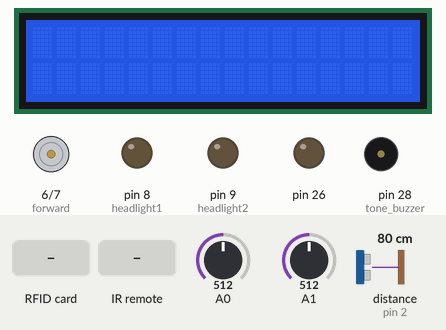
Simulated run of this program. Board: Arduino Mega 2560, built with avr-gcc and run on an emulated ATmega2560. On the bench: 16×2 character LCD, motor-driver pin pairs drawn as motors (green arrow = first pin HIGH = forward, orange = second pin HIGH = backward, longer = more drive), output pins drawn as LEDs (lit = HIGH), buzzer (waves = sounding). The inputs (shaded band) are chosen by the test bench; at power-on: A0 = 512, A1 = 512, distance to the obstacle (sensor on pin 2) 80 cm. The echo pulse lasts 58.3 µs per cm; pins used as bus, display or sensor lines are not drawn; what the program prints to the serial monitor is not drawn.

Above: at 1.3 s.
1.4 s: RFID card 5E 7A 19 C4 held to the reader
At 3.5 s:
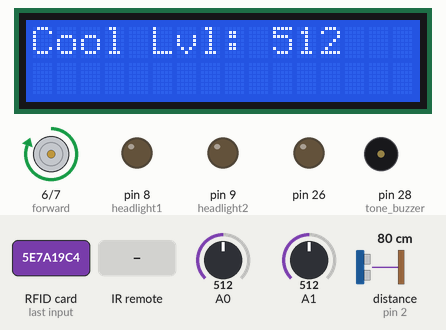
3.9 s: RFID card E9 54 AE B0 held to the reader
At 6.3 s:
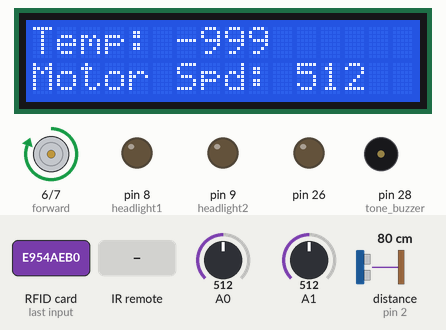
6.4 s: infrared code 0xFF30CF received
At 7.8 s:
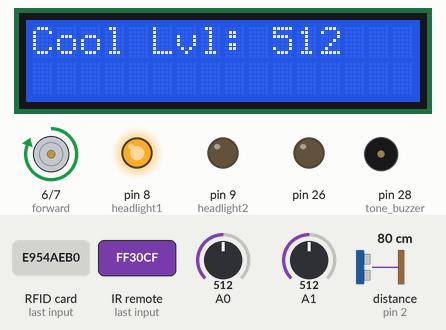
8.4 s: RFID card E9 54 AE B0 held to the reader
At 9.2 s:
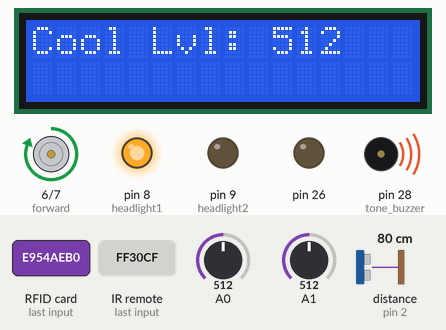
11.4 s: infrared code 0xFF18E7 received
At 11.8 s:
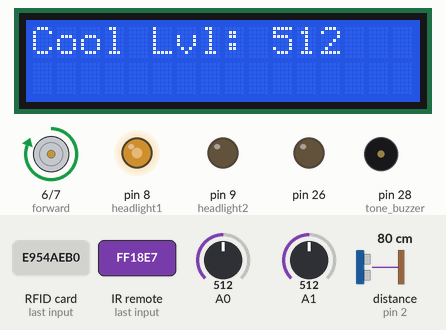
Timing chart, 0 to 13.9 s (numbered marks = the images above; inputs shaded):
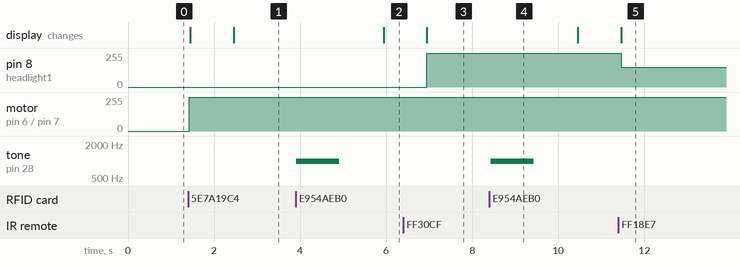

Measured:
- after the input at 1.4 s, motor on pin 6 (forward) / pin 7 (backward): stopped → forward 255/255 at once; the display: first changes after 0.05 s (image 1 shows a later state)
- after the input at 3.9 s, tone on pin 28 (tone_buzzer): silent → 1000 Hz at once, → silent 1.0 s later; the display: changes after 2.0 s (image 2)
- after the input at 6.4 s, pin 8 (headlight1): 0/255 → 255/255 after 0.55 s
- after the input at 8.4 s, tone on pin 28 (tone_buzzer): silent → 1000 Hz at once, → silent 1.0 s later
- after the input at 11.4 s, pin 8 (headlight1): 255/255 → 150/255 after 0.06 s

The program:

main.cpp
```cpp
#include <Arduino.h>
#include <HCSR04.h>
#include <liquidcrystal.h>
#include <dht.h>
#include <MFRC522.h>
#include <IRremote.h>


#define ONE 16724175   // Define the key 1
#define TWO 16718055   // Define the key 2
#define THREE 16743045 // Define the key 3
#define FOUR 16716015  // Define the key 4
#define FIVE 16726215  // Define the key 5
#define SIX 16734885   // Define the key 6
#define SEVEN 16728765 // Define the key 7
#define EIGHT 16730805// Define the key 8
#define NINE 16732845 // Define the key 9
#define ZERO 16738455  // Define the key 0

int echo_pin = 2;
int trig_pin = 3;
const int forward = 6;
const int backward = 7;
int time_delay = 1000;
int val = 0;

int headlight1 = 8;
int headlight2 = 9;
int headlight_intensity;

long duration;
int distance;
int auth = 0;

int motor_speed = 0;
int tone_buzzer = 28;

int RECV_PIN = 49;
IRrecv irrecv(RECV_PIN); // pin where you connect the output pin of AX-1838HS
decode_results results;

// object for lcd display
LiquidCrystal lcd(47, 48, 49, 52, 51, 53);

// Temperature sensor
dht DHT;
#define DHT11_PIN 47

//RFID
#define SS_PIN 53
#define RST_PIN 46
MFRC522 mfr(SS_PIN,RST_PIN);  //create MFRC522 instance


void setup()
{
  pinMode(trig_pin, OUTPUT);
  pinMode(echo_pin, INPUT);
  pinMode(headlight1, OUTPUT);
  pinMode(headlight2, OUTPUT);
  pinMode(forward, OUTPUT);
  pinMode(backward, OUTPUT);
  pinMode(tone_buzzer,OUTPUT);
  Serial.begin(9600);

  pinMode(26, OUTPUT);
  analogWrite(26,120);
  lcd.begin(16,2);

  SPI.begin();
  mfr.PCD_Init();
  //Serial.println("Scan your fob");
  irrecv.enableIRIn();
}

void loop() {
  //Security Implementation
  // Look for new cards
  if ( ! mfr.PICC_IsNewCardPresent())
  {
    return;
  }
  // Select one of the cards
  if ( ! mfr.PICC_ReadCardSerial())
  {
    return;
  }
  //Show UID on serial monitor
  Serial.print("UID tag :");
  String content= "";
  byte letter;
  for (byte i = 0; i < mfr.uid.size; i++)
  {
     Serial.print(mfr.uid.uidByte[i] < 0x10 ? " 0" : " ");
     Serial.print(mfr.uid.uidByte[i], HEX);
     content.concat(String(mfr.uid.uidByte[i] < 0x10 ? " 0" : " "));
     content.concat(String(mfr.uid.uidByte[i], HEX));
  }
  Serial.println();
  Serial.print("Message : ");
  content.toUpperCase();
  if (content.substring(1) == "E9 54 AE B0") //change here the UID of the card/cards that you want to give access
  {
    Serial.println("Authorized access");
    tone(tone_buzzer, 1000); // Send 1KHz sound signal...
    delay(1000);        // ...for 1 sec
    noTone(tone_buzzer);     // Stop sound...
    delay(1000);        // ...for 1sec
    Serial.println();

  }
   else   {
    Serial.println(" Access denied");
  }

  //the circuit
  digitalWrite(trig_pin, LOW);
  delayMicroseconds(2);
  digitalWrite(trig_pin, HIGH);
  delayMicroseconds(10);
  digitalWrite(trig_pin, LOW);
  duration = pulseIn(echo_pin, HIGH);
  distance = duration * 0.034 / 2;
  //Serial.print("Distance: ");
  //Serial.print(distance);
  //Serial.println(" cm");
  if (distance > 50)
  {
    digitalWrite(forward, HIGH);
    digitalWrite(12, LOW);
    digitalWrite(11, LOW);
    digitalWrite(10, LOW);
    motor_speed = analogRead(A1);
  }
  else if ((distance < 50) && (distance > 35))
  {
    analogWrite(forward, 190);
    digitalWrite(12, HIGH);
    digitalWrite(11, LOW);
    digitalWrite(10, LOW);
    motor_speed = analogRead(A1);
  }
  else if ((distance < 35) && (distance > 15))
  {
    analogWrite(forward, 120);
    digitalWrite(12, HIGH);
    digitalWrite(11, HIGH);
    digitalWrite(10, LOW);
    motor_speed = analogRead(A1);
  }
  else if (distance < 15)
  {
    digitalWrite(forward, LOW);
    digitalWrite(12, HIGH);
    digitalWrite(11, HIGH);
    digitalWrite(10, HIGH);
    motor_speed = 0;
  }

  int chk = DHT.read11(DHT11_PIN);
  int hold = DHT.temperature;
  String temperature = String(hold);

  // water depth
  int depth = analogRead(A0);
  int hold_2 = depth;
  String coolant_level = String(hold_2);

  // motor treatment
  int hold_3 = motor_speed;
  String motor_speed_treated = String(hold_3);

  // LCD config
  lcd.clear();
  lcd.setCursor(0, 0);
  lcd.write("Temp: ");
  lcd.print(temperature);
  lcd.setCursor(0, 1);
  lcd.write("Motor Spd: ");
  lcd.print(motor_speed_treated);

  delay(1000);
  lcd.clear();
  lcd.write("Cool Lvl: ");
  lcd.print(coolant_level);

  //LED test IR remote
  if (irrecv.decode(&results))
  {
    //Serial.println(results.value);
    if (results.value == ONE || results.value == 2534850111 || results.value == 3790209247 || results.value == 3736135894)
    {                               // Check if the key 1 is pressed
      digitalWrite(headlight1, HIGH); // Turn on the headlight 1
      headlight_intensity = 100;

    }
    else if (results.value == TWO || results.value == 1033561079 || results.value == 2041940611 || results.value == 1033561079 || results.value == 4294967295)
    {                                // Check if the key 2 is pressed
      analogWrite(headlight1, 150); // Turn on the headlight 1 (dim)
      headlight_intensity = 50;

    }
    else if (results.value == FOUR || results.value == 2351064443 || results.value == 1603439768 || results.value == 1827708134)
    {                                // Check if the key 3 is pressed
      digitalWrite(headlight1, LOW); // Turn off the headlight 1
      headlight_intensity = 0;

    }
    irrecv.resume(); // Receive the next value
  }

  delay(1000);

  if (distance < 10)
  {
    String str_dist = "00" + String(distance);
    Serial.print(str_dist);
    Serial.print(",");
  }
  else if (distance < 100)
  {
    String str_dist = "00" + String(distance);
    Serial.print(str_dist);
    Serial.print(",");
  }
  else
  {
    Serial.print(distance);
    Serial.print(",");
  }

  Serial.print(temperature);
  Serial.print(",");

  if (depth < 10)
  {
    String str_cool_lvl = "00" + String(depth);
    Serial.print(str_cool_lvl);
    Serial.print(",");
  }
  else if (depth < 100)
  {
    String str_cool_lvl = "0" + String(depth);
    Serial.print(str_cool_lvl);
    Serial.print(",");
  }
  else
  {
    Serial.print(depth);
    Serial.print(",");
  }

  if (motor_speed < 10)
  {
    String str_motor_spd = "000" + String(motor_speed);
    Serial.print(str_motor_spd);
    Serial.print(",");
  }
  else if (motor_speed < 100)
  {
    String str_motor_spd = "00" + String(motor_speed);
    Serial.print(str_motor_spd);
    Serial.print(",");
  }
  else
  {
    Serial.print(motor_speed);
    Serial.print(",");
  }

  if (headlight_intensity < 10)
  {
    String str_head = "00" + String(headlight_intensity);
    Serial.print(str_head);
    Serial.print(",");
  }
  else if (headlight_intensity < 100)
  {
    String str_head = "0" + String(headlight_intensity);
    Serial.print(str_head);
    Serial.print(",");
  }
  else
  {
    Serial.print(headlight_intensity);
    Serial.print(",");
  }
  Serial.print("\n");
}
```

HCSR04.cpp
```cpp
/*
  HCSR04 - Library for arduino, for HC-SR04 ultrasonic distance sensor.
  Created by Martin Sosic, June 11, 2016.
*/

#include "Arduino.h"
#include "HCSR04.h"

UltraSonicDistanceSensor::UltraSonicDistanceSensor(
        byte triggerPin, byte echoPin, unsigned short maxDistanceCm, unsigned long maxTimeoutMicroSec) {
    this->triggerPin = triggerPin;
    this->echoPin = echoPin;
    this->maxDistanceCm = maxDistanceCm;
    this->maxTimeoutMicroSec = maxTimeoutMicroSec;
    pinMode(triggerPin, OUTPUT);
    pinMode(echoPin, INPUT);
}

float UltraSonicDistanceSensor::measureDistanceCm() {
    //Using the approximate formula 19.307°C results in roughly 343m/s which is the commonly used value for air.
    return measureDistanceCm(19.307);
}

float UltraSonicDistanceSensor::measureDistanceCm(float temperature) {
    unsigned long maxDistanceDurationMicroSec;

    // Make sure that trigger pin is LOW.
    digitalWrite(triggerPin, LOW);
    delayMicroseconds(2);
    // Hold trigger for 10 microseconds, which is signal for sensor to measure distance.
    digitalWrite(triggerPin, HIGH);
    delayMicroseconds(10);
    digitalWrite(triggerPin, LOW);
    float speedOfSoundInCmPerMicroSec = 0.03313 + 0.0000606 * temperature; // Cair ≈ (331.3 + 0.606 ⋅ ϑ) m/s

    // Compute max delay based on max distance with 25% margin in microseconds
    maxDistanceDurationMicroSec = 2.5 * maxDistanceCm / speedOfSoundInCmPerMicroSec;
    if (maxTimeoutMicroSec > 0) {
    	maxDistanceDurationMicroSec = min(maxDistanceDurationMicroSec, maxTimeoutMicroSec);
    }

    // Measure the length of echo signal, which is equal to the time needed for sound to go there and back.
    unsigned long durationMicroSec = pulseIn(echoPin, HIGH, maxDistanceDurationMicroSec); // can't measure beyond max distance

    float distanceCm = durationMicroSec / 2.0 * speedOfSoundInCmPerMicroSec;
    if (distanceCm == 0 || distanceCm > maxDistanceCm) {
        return -1.0 ;
    } else {
        return distanceCm;
    }
}
```

HCSR04.h
```cpp
/*
  HCSR04 - Library for arduino, for HC-SR04 ultrasonic distance sensor.
  Created by Martin Sosic, June 11, 2016.
*/

#ifndef HCSR04_H
#define HCSR04_H

#include "Arduino.h"

class UltraSonicDistanceSensor {
 public:
    /**
     * @param triggerPin  Digital pin that is used for controlling sensor (output).
     * @param echoPin  Digital pin that is used to get information from sensor (input).
     * @param maxDistanceCm  Maximum distance sensor can measure, defaults to 4m for HC-SR04.
     *                       You might want to set this value if you are using different sensor than HC-SR04
     *                       or if you don't care about distances larger than whatever you will set it to
     *                       (therefore reducing time it takes for a single measurement).
     * @param maxTimeoutMicroSec  Single measurement will never take longer than whatever value you provide here.
     *   You might want to do this in order to ensure your program is never blocked for longer than some specific time,
     *   since measurements are blocking.
     *   By default, there is no limit on time (only on distance). By defining timeout, you are again limiting the distance.
     */
    UltraSonicDistanceSensor(byte triggerPin, byte echoPin, unsigned short maxDistanceCm = 400, unsigned long maxTimeoutMicroSec = 0);

    /**
     * Measures distance by sending ultrasonic waves and measuring time it takes them
     * to return.
     * @returns Distance in centimeters, or negative value if distance is greater than 400cm.
     */
    float measureDistanceCm();

    /**
     * Measures distance by sending ultrasonic waves and measuring time it takes them
     * to return. Measurement can not exceed duration calculated with maxDistanceCm or maxTimeoutMicroSec.
     * @param temperature  Temperature in degrees celsius
     * @returns Distance in centimeters, or negative value if distance is greater than 400cm.
     */
    float measureDistanceCm(float temperature);
 private:
    byte triggerPin, echoPin;
    unsigned short maxDistanceCm;
    unsigned long maxTimeoutMicroSec;
};

#endif // HCSR04_H
```

ReceiverCode_Freshmen.cpp
```cpp
#include <Servo.h>
#include <RF24.h>

Servo turn;
Servo ESC;

RF24 radio(9, 10);
const byte address[6] = "00001";

struct package {
  int y = 0;
  int x = 0;
};

typedef struct package Package;
Package data;

void setup() {
  ESC.attach(8, 1000, 2000);
  turn.attach(7, 1000, 2000);

  Serial.begin(9600);
  radio.begin();
  radio.openReadingPipe(0, address);
  radio.setPALevel(RF24_PA_MIN);
  radio.startListening();
}

void loop() {
  if (radio.available()) {
    radio.read(&data, sizeof(data));
    data.x -= 0;

    Serial.print(data.x);
    Serial.print(" | ");
    Serial.println(data.y);

    turn.write(data.x);
    ESC.write(data.y);
  }
}
```

TransmitterCode_FreshmenDesign.cpp
```cpp
#include <RF24.h>
#include <Wire.h>
#include <MPU6050.h>

RF24 radio(9, 10);
MPU6050 mpu;
int16_t ax, ay, az;
int16_t gx, gy, gz;

const byte address[6] = "00001";

struct package {
  int y = 0;
  int x = 0;
};

typedef struct package Package;
Package data;

void setup() {
  Serial.begin(9600);
  Wire.begin();

  radio.begin();
  radio.openWritingPipe(address);
  radio.setPALevel(RF24_PA_MIN);
  radio.stopListening();

  mpu.initialize();
}

void loop() {
  mpu.getMotion6(&ax, &ay, &az, &gx, &gy, &gz);

  data.x = ax;
  data.y = ay;

  data.x = map(data.x, -17000, 17000, 0, 180);
  data.y = map(data.y, -17000, 17000, -180, 180);

  radio.write(&data, sizeof(data));

  Serial.print(data.x);
  Serial.print(" | ");
  Serial.println(data.y);

  delay(15);
}
```

dht.cpp
```cpp
//
//    FILE: dht.cpp
//  AUTHOR: Rob Tillaart
// VERSION: 0.1.14
// PURPOSE: DHT Temperature & Humidity Sensor library for Arduino
//     URL: http://arduino.cc/playground/Main/DHTLib
//
// HISTORY:
// 0.1.14 replace digital read with faster (~3x) code => more robust low MHz machines.
// 0.1.13 fix negative temperature
// 0.1.12 support DHT33 and DHT44 initial version
// 0.1.11 renamed DHTLIB_TIMEOUT
// 0.1.10 optimized faster WAKEUP + TIMEOUT
// 0.1.09 optimize size: timeout check + use of mask
// 0.1.08 added formula for timeout based upon clockspeed
// 0.1.07 added support for DHT21
// 0.1.06 minimize footprint (2012-12-27)
// 0.1.05 fixed negative temperature bug (thanks to Roseman)
// 0.1.04 improved readability of code using DHTLIB_OK in code
// 0.1.03 added error values for temp and humidity when read failed
// 0.1.02 added error codes
// 0.1.01 added support for Arduino 1.0, fixed typos (31/12/2011)
// 0.1.00 by Rob Tillaart (01/04/2011)
//
// inspired by DHT11 library
//
// Released to the public domain
//

#include "dht.h"

/////////////////////////////////////////////////////
//
// PUBLIC
//

// return values:
// DHTLIB_OK
// DHTLIB_ERROR_CHECKSUM
// DHTLIB_ERROR_TIMEOUT
int dht::read11(uint8_t pin)
{
    // READ VALUES
    int rv = _readSensor(pin, DHTLIB_DHT11_WAKEUP);
    if (rv != DHTLIB_OK)
    {
        humidity    = DHTLIB_INVALID_VALUE; // invalid value, or is NaN prefered?
        temperature = DHTLIB_INVALID_VALUE; // invalid value
        return rv;
    }

    // CONVERT AND STORE
    humidity    = bits[0];  // bits[1] == 0;
    temperature = bits[2];  // bits[3] == 0;

    // TEST CHECKSUM
    // bits[1] && bits[3] both 0
    uint8_t sum = bits[0] + bits[2];
    if (bits[4] != sum) return DHTLIB_ERROR_CHECKSUM;

    return DHTLIB_OK;
}


// return values:
// DHTLIB_OK
// DHTLIB_ERROR_CHECKSUM
// DHTLIB_ERROR_TIMEOUT
int dht::read(uint8_t pin)
{
    // READ VALUES
    int rv = _readSensor(pin, DHTLIB_DHT_WAKEUP);
    if (rv != DHTLIB_OK)
    {
        humidity    = DHTLIB_INVALID_VALUE;  // invalid value, or is NaN prefered?
        temperature = DHTLIB_INVALID_VALUE;  // invalid value
        return rv; // propagate error value
    }

    // CONVERT AND STORE
    humidity = word(bits[0], bits[1]) * 0.1;
    temperature = word(bits[2] & 0x7F, bits[3]) * 0.1;
    if (bits[2] & 0x80)  // negative temperature
    {
        temperature = -temperature;
    }

    // TEST CHECKSUM
    uint8_t sum = bits[0] + bits[1] + bits[2] + bits[3];
    if (bits[4] != sum)
    {
        return DHTLIB_ERROR_CHECKSUM;
    }
    return DHTLIB_OK;
}

/////////////////////////////////////////////////////
//
// PRIVATE
//

// return values:
// DHTLIB_OK
// DHTLIB_ERROR_TIMEOUT
int dht::_readSensor(uint8_t pin, uint8_t wakeupDelay)
{
    // INIT BUFFERVAR TO RECEIVE DATA
    uint8_t mask = 128;
    uint8_t idx = 0;

    // replace digitalRead() with Direct Port Reads.
    // reduces footprint ~100 bytes => portability issue?
    // direct port read is about 3x faster
	uint8_t bit = digitalPinToBitMask(pin);
	uint8_t port = digitalPinToPort(pin);
    volatile uint8_t *PIR = portInputRegister(port);

    // EMPTY BUFFER
    for (uint8_t i = 0; i < 5; i++) bits[i] = 0;

    // REQUEST SAMPLE
    pinMode(pin, OUTPUT);
    digitalWrite(pin, LOW); // T-be
    delay(wakeupDelay);
    digitalWrite(pin, HIGH);   // T-go
    delayMicroseconds(40);
    pinMode(pin, INPUT);

    // GET ACKNOWLEDGE or TIMEOUT
    uint16_t loopCntLOW = DHTLIB_TIMEOUT;
    while ((*PIR & bit) == LOW )  // T-rel
    {
        if (--loopCntLOW == 0) return DHTLIB_ERROR_TIMEOUT;
    }

    uint16_t loopCntHIGH = DHTLIB_TIMEOUT;
    while ((*PIR & bit) != LOW )  // T-reh
    {
        if (--loopCntHIGH == 0) return DHTLIB_ERROR_TIMEOUT;
    }

    // READ THE OUTPUT - 40 BITS => 5 BYTES
    for (uint8_t i = 40; i != 0; i--)
    {
        loopCntLOW = DHTLIB_TIMEOUT;
        while ((*PIR & bit) == LOW )
        {
            if (--loopCntLOW == 0) return DHTLIB_ERROR_TIMEOUT;
        }

        uint32_t t = micros();

        loopCntHIGH = DHTLIB_TIMEOUT;
        while ((*PIR & bit) != LOW )
        {
            if (--loopCntHIGH == 0) return DHTLIB_ERROR_TIMEOUT;
        }

        if ((micros() - t) > 40)
        {
            bits[idx] |= mask;
        }
        mask >>= 1;
        if (mask == 0)   // next byte?
        {
            mask = 128;
            idx++;
        }
    }
    pinMode(pin, OUTPUT);
    digitalWrite(pin, HIGH);

    return DHTLIB_OK;
}
//
// END OF FILE
//
```

dht.h
```cpp
//
//    FILE: dht.h
//  AUTHOR: Rob Tillaart
// VERSION: 0.1.14
// PURPOSE: DHT Temperature & Humidity Sensor library for Arduino
//     URL: http://arduino.cc/playground/Main/DHTLib
//
// HISTORY:
// see dht.cpp file
//

#ifndef dht_h
#define dht_h

#if ARDUINO < 100
#include <WProgram.h>
#else
#include <Arduino.h>
#endif

#define DHT_LIB_VERSION "0.1.14"

#define DHTLIB_OK                0
#define DHTLIB_ERROR_CHECKSUM   -1
#define DHTLIB_ERROR_TIMEOUT    -2
#define DHTLIB_INVALID_VALUE    -999

#define DHTLIB_DHT11_WAKEUP     18
#define DHTLIB_DHT_WAKEUP       1

// max timeout is 100 usec.
// For a 16 Mhz proc 100 usec is 1600 clock cycles
// loops using DHTLIB_TIMEOUT use at least 4 clock cycli
// so 100 us takes max 400 loops
// so by dividing F_CPU by 40000 we "fail" as fast as possible
#define DHTLIB_TIMEOUT (F_CPU/40000)

class dht
{
public:
    // return values:
    // DHTLIB_OK
    // DHTLIB_ERROR_CHECKSUM
    // DHTLIB_ERROR_TIMEOUT
    int read11(uint8_t pin);
    int read(uint8_t pin);

    inline int read21(uint8_t pin) { return read(pin); };
    inline int read22(uint8_t pin) { return read(pin); };
    inline int read33(uint8_t pin) { return read(pin); };
    inline int read44(uint8_t pin) { return read(pin); };

    double humidity;
    double temperature;

private:
    uint8_t bits[5];  // buffer to receive data
    int _readSensor(uint8_t pin, uint8_t wakeupDelay);
};
#endif
//
// END OF FILE
//
```

Source omitted: main_freshmen_design.cpp (774 bytes), nRF5.cpp (3733 bytes)
